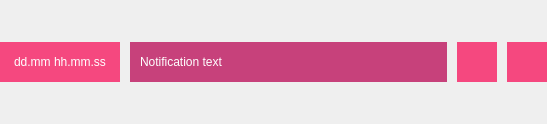
<?xml version="1.0" encoding="UTF-8"?>
<ui version="4.0">
 <class>Form</class>
 <widget class="QWidget" name="Form">
  <property name="geometry">
   <rect>
    <x>0</x>
    <y>0</y>
    <width>547</width>
    <height>124</height>
   </rect>
  </property>
  <property name="palette">
   <palette>
    <active>
     <colorrole role="WindowText">
      <brush brushstyle="SolidPattern">
       <color alpha="255">
        <red>255</red>
        <green>255</green>
        <blue>255</blue>
       </color>
      </brush>
     </colorrole>
     <colorrole role="Base">
      <brush brushstyle="SolidPattern">
       <color alpha="255">
        <red>255</red>
        <green>255</green>
        <blue>255</blue>
       </color>
      </brush>
     </colorrole>
    </active>
    <inactive>
     <colorrole role="WindowText">
      <brush brushstyle="SolidPattern">
       <color alpha="255">
        <red>255</red>
        <green>255</green>
        <blue>255</blue>
       </color>
      </brush>
     </colorrole>
     <colorrole role="Base">
      <brush brushstyle="SolidPattern">
       <color alpha="255">
        <red>255</red>
        <green>255</green>
        <blue>255</blue>
       </color>
      </brush>
     </colorrole>
    </inactive>
    <disabled>
     <colorrole role="WindowText">
      <brush brushstyle="SolidPattern">
       <color alpha="255">
        <red>120</red>
        <green>120</green>
        <blue>120</blue>
       </color>
      </brush>
     </colorrole>
     <colorrole role="Base">
      <brush brushstyle="SolidPattern">
       <color alpha="255">
        <red>245</red>
        <green>72</green>
        <blue>127</blue>
       </color>
      </brush>
     </colorrole>
    </disabled>
   </palette>
  </property>
  <property name="windowTitle">
   <string>Form</string>
  </property>
  <layout class="QHBoxLayout" name="horizontalLayout" stretch="0,1,0,0">
   <property name="spacing">
    <number>10</number>
   </property>
   <property name="leftMargin">
    <number>0</number>
   </property>
   <property name="topMargin">
    <number>0</number>
   </property>
   <property name="rightMargin">
    <number>0</number>
   </property>
   <property name="bottomMargin">
    <number>0</number>
   </property>
   <item>
    <widget class="QLabel" name="DataLabel">
     <property name="sizePolicy">
      <sizepolicy hsizetype="Fixed" vsizetype="Fixed">
       <horstretch>0</horstretch>
       <verstretch>0</verstretch>
      </sizepolicy>
     </property>
     <property name="minimumSize">
      <size>
       <width>120</width>
       <height>40</height>
      </size>
     </property>
     <property name="palette">
      <palette>
       <active>
        <colorrole role="Base">
         <brush brushstyle="SolidPattern">
          <color alpha="255">
           <red>255</red>
           <green>255</green>
           <blue>255</blue>
          </color>
         </brush>
        </colorrole>
        <colorrole role="Window">
         <brush brushstyle="SolidPattern">
          <color alpha="255">
           <red>245</red>
           <green>72</green>
           <blue>127</blue>
          </color>
         </brush>
        </colorrole>
       </active>
       <inactive>
        <colorrole role="Base">
         <brush brushstyle="SolidPattern">
          <color alpha="255">
           <red>255</red>
           <green>255</green>
           <blue>255</blue>
          </color>
         </brush>
        </colorrole>
        <colorrole role="Window">
         <brush brushstyle="SolidPattern">
          <color alpha="255">
           <red>245</red>
           <green>72</green>
           <blue>127</blue>
          </color>
         </brush>
        </colorrole>
       </inactive>
       <disabled>
        <colorrole role="Base">
         <brush brushstyle="SolidPattern">
          <color alpha="255">
           <red>245</red>
           <green>72</green>
           <blue>127</blue>
          </color>
         </brush>
        </colorrole>
        <colorrole role="Window">
         <brush brushstyle="SolidPattern">
          <color alpha="255">
           <red>245</red>
           <green>72</green>
           <blue>127</blue>
          </color>
         </brush>
        </colorrole>
       </disabled>
      </palette>
     </property>
     <property name="autoFillBackground">
      <bool>true</bool>
     </property>
     <property name="text">
      <string>dd.mm hh.mm.ss</string>
     </property>
     <property name="alignment">
      <set>Qt::AlignCenter</set>
     </property>
     <property name="margin">
      <number>0</number>
     </property>
     <property name="indent">
      <number>0</number>
     </property>
    </widget>
   </item>
   <item>
    <widget class="QLabel" name="TextLabel">
     <property name="sizePolicy">
      <sizepolicy hsizetype="Preferred" vsizetype="Maximum">
       <horstretch>0</horstretch>
       <verstretch>0</verstretch>
      </sizepolicy>
     </property>
     <property name="minimumSize">
      <size>
       <width>0</width>
       <height>40</height>
      </size>
     </property>
     <property name="palette">
      <palette>
       <active>
        <colorrole role="Base">
         <brush brushstyle="SolidPattern">
          <color alpha="255">
           <red>255</red>
           <green>255</green>
           <blue>255</blue>
          </color>
         </brush>
        </colorrole>
        <colorrole role="Window">
         <brush brushstyle="SolidPattern">
          <color alpha="255">
           <red>199</red>
           <green>65</green>
           <blue>123</blue>
          </color>
         </brush>
        </colorrole>
       </active>
       <inactive>
        <colorrole role="Base">
         <brush brushstyle="SolidPattern">
          <color alpha="255">
           <red>255</red>
           <green>255</green>
           <blue>255</blue>
          </color>
         </brush>
        </colorrole>
        <colorrole role="Window">
         <brush brushstyle="SolidPattern">
          <color alpha="255">
           <red>199</red>
           <green>65</green>
           <blue>123</blue>
          </color>
         </brush>
        </colorrole>
       </inactive>
       <disabled>
        <colorrole role="Base">
         <brush brushstyle="SolidPattern">
          <color alpha="255">
           <red>199</red>
           <green>65</green>
           <blue>123</blue>
          </color>
         </brush>
        </colorrole>
        <colorrole role="Window">
         <brush brushstyle="SolidPattern">
          <color alpha="255">
           <red>199</red>
           <green>65</green>
           <blue>123</blue>
          </color>
         </brush>
        </colorrole>
       </disabled>
      </palette>
     </property>
     <property name="autoFillBackground">
      <bool>true</bool>
     </property>
     <property name="text">
      <string>Notification text</string>
     </property>
     <property name="indent">
      <number>10</number>
     </property>
    </widget>
   </item>
   <item>
    <widget class="QPushButton" name="SeenBtn">
     <property name="sizePolicy">
      <sizepolicy hsizetype="Minimum" vsizetype="Maximum">
       <horstretch>0</horstretch>
       <verstretch>0</verstretch>
      </sizepolicy>
     </property>
     <property name="minimumSize">
      <size>
       <width>40</width>
       <height>40</height>
      </size>
     </property>
     <property name="palette">
      <palette>
       <active>
        <colorrole role="Button">
         <brush brushstyle="SolidPattern">
          <color alpha="255">
           <red>245</red>
           <green>72</green>
           <blue>127</blue>
          </color>
         </brush>
        </colorrole>
        <colorrole role="Base">
         <brush brushstyle="SolidPattern">
          <color alpha="255">
           <red>255</red>
           <green>255</green>
           <blue>255</blue>
          </color>
         </brush>
        </colorrole>
        <colorrole role="Window">
         <brush brushstyle="SolidPattern">
          <color alpha="255">
           <red>245</red>
           <green>72</green>
           <blue>127</blue>
          </color>
         </brush>
        </colorrole>
       </active>
       <inactive>
        <colorrole role="Button">
         <brush brushstyle="SolidPattern">
          <color alpha="255">
           <red>245</red>
           <green>72</green>
           <blue>127</blue>
          </color>
         </brush>
        </colorrole>
        <colorrole role="Base">
         <brush brushstyle="SolidPattern">
          <color alpha="255">
           <red>255</red>
           <green>255</green>
           <blue>255</blue>
          </color>
         </brush>
        </colorrole>
        <colorrole role="Window">
         <brush brushstyle="SolidPattern">
          <color alpha="255">
           <red>245</red>
           <green>72</green>
           <blue>127</blue>
          </color>
         </brush>
        </colorrole>
       </inactive>
       <disabled>
        <colorrole role="Button">
         <brush brushstyle="SolidPattern">
          <color alpha="255">
           <red>245</red>
           <green>72</green>
           <blue>127</blue>
          </color>
         </brush>
        </colorrole>
        <colorrole role="Base">
         <brush brushstyle="SolidPattern">
          <color alpha="255">
           <red>245</red>
           <green>72</green>
           <blue>127</blue>
          </color>
         </brush>
        </colorrole>
        <colorrole role="Window">
         <brush brushstyle="SolidPattern">
          <color alpha="255">
           <red>245</red>
           <green>72</green>
           <blue>127</blue>
          </color>
         </brush>
        </colorrole>
       </disabled>
      </palette>
     </property>
     <property name="autoFillBackground">
      <bool>true</bool>
     </property>
     <property name="text">
      <string/>
     </property>
     <property name="icon">
      <iconset>
       <normaloff>../../assets/icons/eye.svg</normaloff>../../assets/icons/eye.svg</iconset>
     </property>
     <property name="flat">
      <bool>true</bool>
     </property>
    </widget>
   </item>
   <item>
    <widget class="QPushButton" name="DeleteBtn">
     <property name="sizePolicy">
      <sizepolicy hsizetype="Minimum" vsizetype="Maximum">
       <horstretch>0</horstretch>
       <verstretch>0</verstretch>
      </sizepolicy>
     </property>
     <property name="minimumSize">
      <size>
       <width>40</width>
       <height>40</height>
      </size>
     </property>
     <property name="palette">
      <palette>
       <active>
        <colorrole role="Button">
         <brush brushstyle="SolidPattern">
          <color alpha="255">
           <red>245</red>
           <green>72</green>
           <blue>127</blue>
          </color>
         </brush>
        </colorrole>
        <colorrole role="Base">
         <brush brushstyle="SolidPattern">
          <color alpha="255">
           <red>255</red>
           <green>255</green>
           <blue>255</blue>
          </color>
         </brush>
        </colorrole>
        <colorrole role="Window">
         <brush brushstyle="SolidPattern">
          <color alpha="255">
           <red>245</red>
           <green>72</green>
           <blue>127</blue>
          </color>
         </brush>
        </colorrole>
       </active>
       <inactive>
        <colorrole role="Button">
         <brush brushstyle="SolidPattern">
          <color alpha="255">
           <red>245</red>
           <green>72</green>
           <blue>127</blue>
          </color>
         </brush>
        </colorrole>
        <colorrole role="Base">
         <brush brushstyle="SolidPattern">
          <color alpha="255">
           <red>255</red>
           <green>255</green>
           <blue>255</blue>
          </color>
         </brush>
        </colorrole>
        <colorrole role="Window">
         <brush brushstyle="SolidPattern">
          <color alpha="255">
           <red>245</red>
           <green>72</green>
           <blue>127</blue>
          </color>
         </brush>
        </colorrole>
       </inactive>
       <disabled>
        <colorrole role="Button">
         <brush brushstyle="SolidPattern">
          <color alpha="255">
           <red>245</red>
           <green>72</green>
           <blue>127</blue>
          </color>
         </brush>
        </colorrole>
        <colorrole role="Base">
         <brush brushstyle="SolidPattern">
          <color alpha="255">
           <red>245</red>
           <green>72</green>
           <blue>127</blue>
          </color>
         </brush>
        </colorrole>
        <colorrole role="Window">
         <brush brushstyle="SolidPattern">
          <color alpha="255">
           <red>245</red>
           <green>72</green>
           <blue>127</blue>
          </color>
         </brush>
        </colorrole>
       </disabled>
      </palette>
     </property>
     <property name="autoFillBackground">
      <bool>true</bool>
     </property>
     <property name="text">
      <string/>
     </property>
     <property name="icon">
      <iconset>
       <normaloff>../../assets/icons/trash.svg</normaloff>../../assets/icons/trash.svg</iconset>
     </property>
     <property name="flat">
      <bool>true</bool>
     </property>
    </widget>
   </item>
  </layout>
 </widget>
 <resources/>
 <connections/>
</ui>
